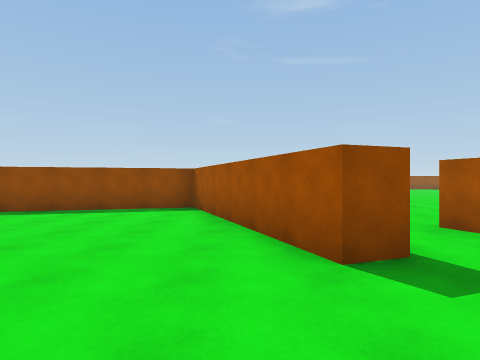
[1] (above)

22 first-person views from a walk through a scene from a Unity 3-D project. The camera is 1.4 m above the floor, looks level and sees 75° across. The floor is counted in squares, 2 m on a side. Each view is taken from the middle of a square. On the plan, view 1 faces up. The plan holds only what a view shows up to about 10 squares ahead; the rest is blank. The place goes on beyond the plan. The player is left out. Surface patterns are stand-ins for the level's own textures.

[2]
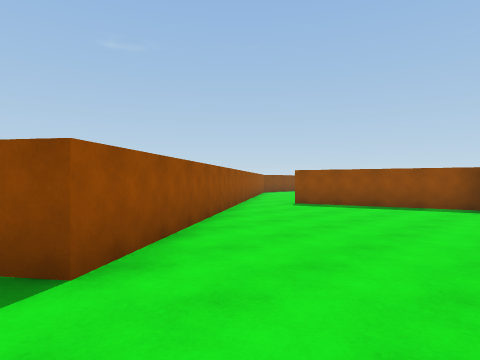

[3]
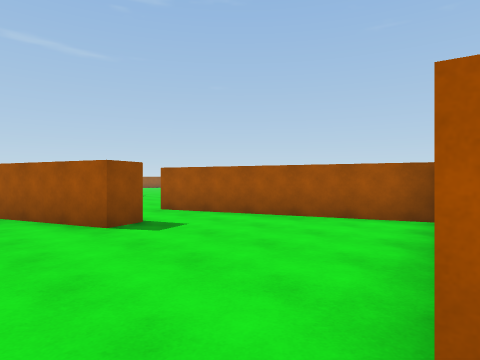

[4]
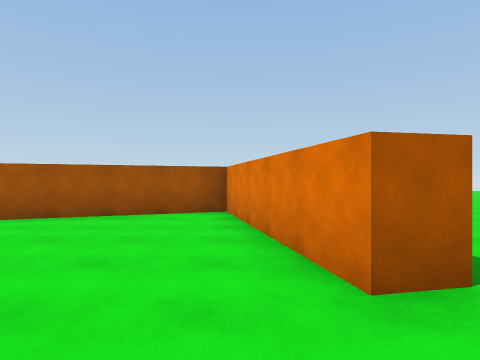

[5]
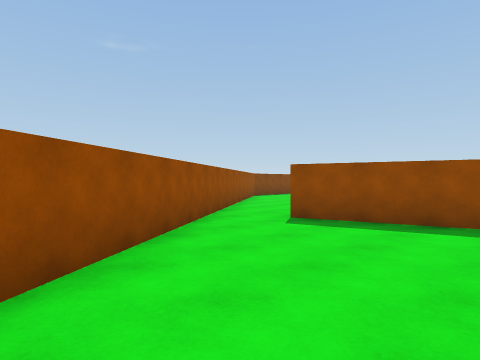

[6]
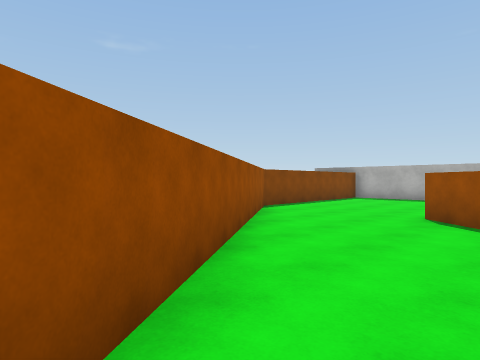

[7]
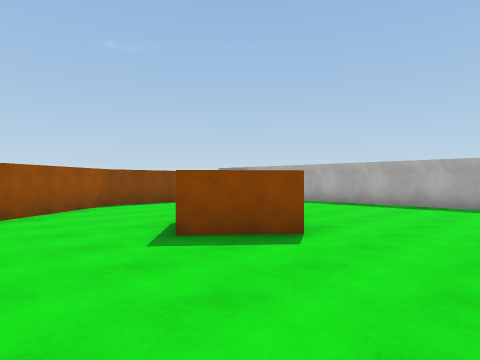

[8]
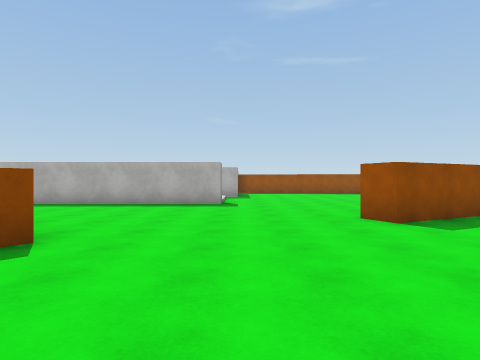

[9]
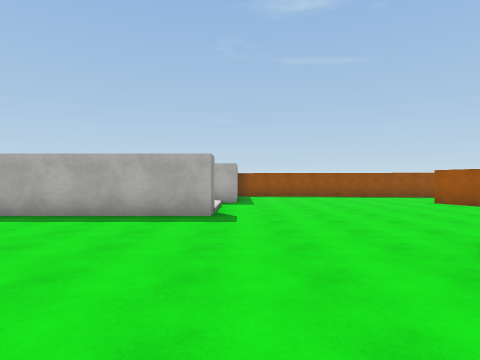

[10]
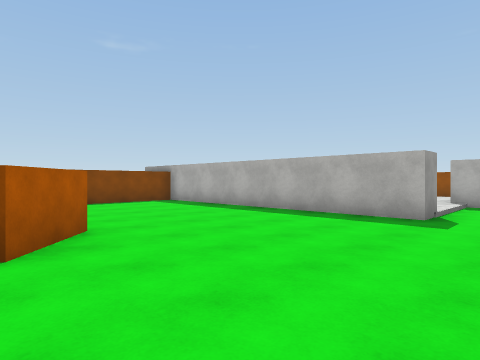

[11]
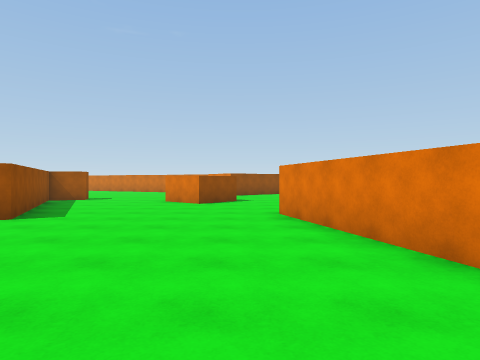

[12]
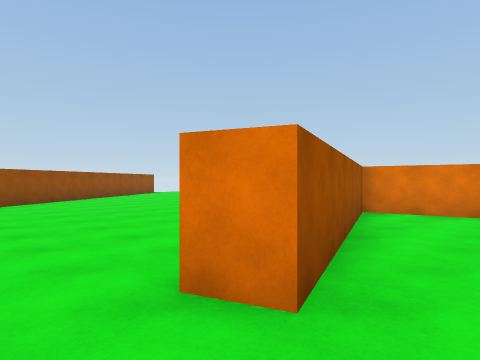

[13]
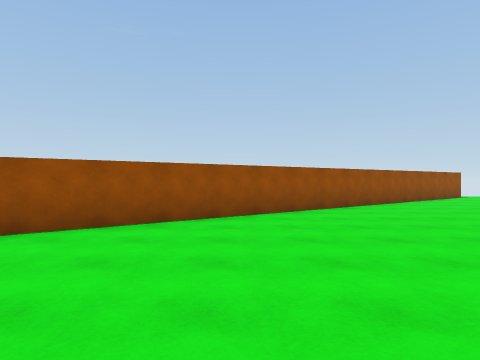

[14]
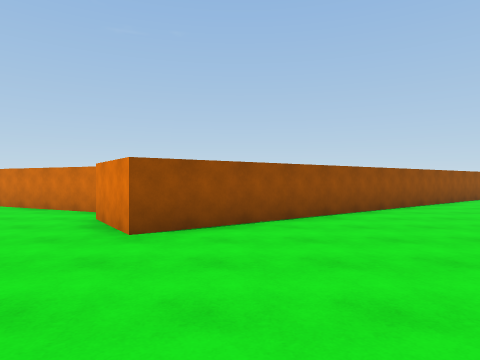

[15]
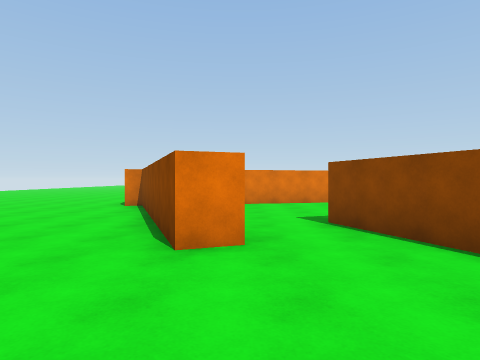

[16]
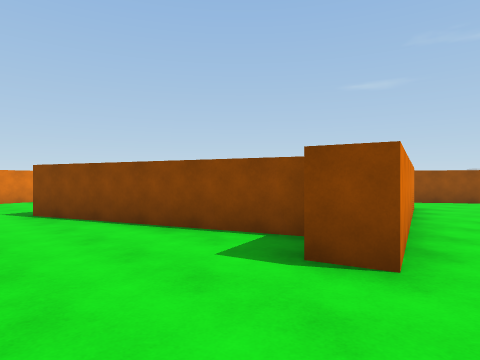

[17]
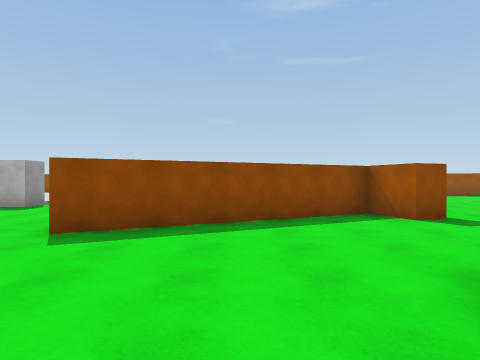

[18]
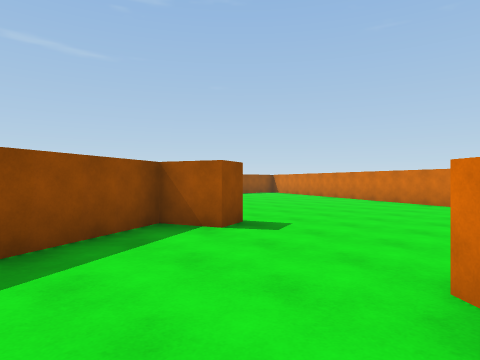

[19]
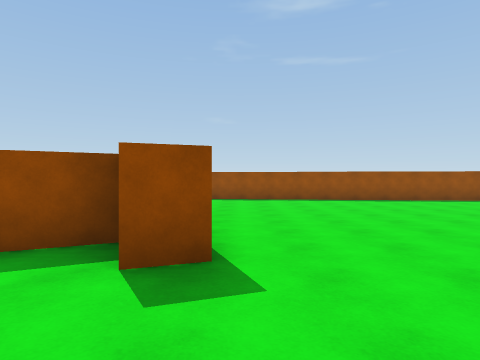

[20]
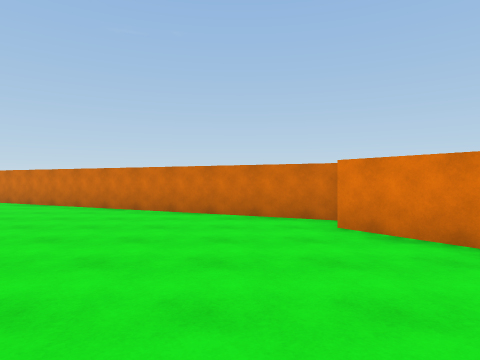

[21]
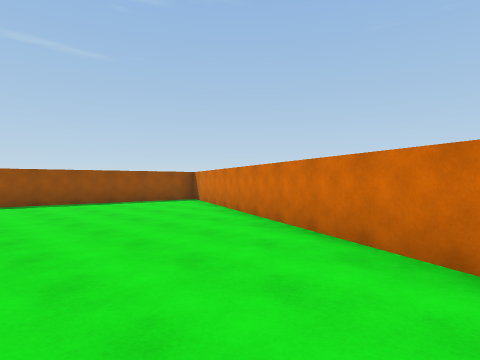

[22]
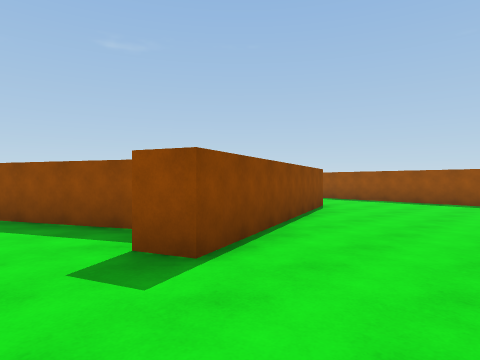

### Floor plan
Points are (right, up) in squares from view 1. A wall is a line through its corners. A room is listed if a view was taken in it or the views show most of it. See-through windows are left out.
Room 1 (views 1, 2, 3, 4, 5, 6)
walls: (1, 4.2) (1.5, 2.8) (0.8, 2.6) (-1.2, 8) (-5.5, 6.8); (0, -2.5) (-0.1, -1.8) (4.9, -0.7) (2.9, 4.6); (-7.1, 6.3) (-2.4, -0.3) (-2.9, -0.7)
ways out: opening at (-6, 7) to room 2; opening at (2, 4) to room 2
Room 2 (views 7, 8, 9, 10, 11, 12, 13, 14, 15, 16, 17, 18)
walls: (4.1, 10.4) (3.2, 11.2) (4.3, 12.5); (-0.3, 7.9) (1, 4.2); (2.1, 15.2) (-0.5, 14) (-0.8, 14.8); (2.9, 4.6) (3.6, 4.9) (5.5, -0.2); (-5.6, 7.6) (0.5, 9.2) (0.7, 8.4); (-6.7, 11.5) (-7.7, 12.4); (-6.6, 13.6) (-5.3, 12.5) (-6.4, 11.2); (3.3, 20.2) (2.8, 21.5); (-3.6, 19) (-3.6, 18.1) (-10.1, 18.1); (5.6, -0.6) (6.1, -0.5); (-3, 21.7) (-4, 21.7); (-11.6, 16.6) (-11.6, 12.5) (-7.1, 6.3); (15, 0.6) (8, 10.4) (8.9, 11.1)
ways out: opening at (-6, 7) to room 1; opening at (2, 4) to room 1; opening at (2, 23) to room 3; opening at (5.2, 12.2) to room 3; opening at (-4, 20.5)
Room 3 (views 19, 20, 21, 22)
walls: (3.6, 21.6) (5.8, 15.7) (5.1, 15.4) (4.7, 16.5) (2.1, 15.2); (13.6, 23.6) (10.3, 24); (8.9, 11.1) (9.7, 11.6); (10.4, 11.3) (15.3, 21.8)
ways out: opening at (2, 23) to room 2; opening at (5.2, 12.2) to room 2

Where each view was taken, in squares from view 1:
view 1: 0 up, 0 right, facing up
view 2: 1 down, 0 right, facing up-left
view 3: 2 down, 1 left, facing up-right
view 4: 1 down, 2 left, facing right
view 5: 2 up, 2 left, facing up-left
view 6: 6 up, 6 left, facing up-left
view 7: 9 up, 3 left, facing up-left
view 8: 9 up, 3 left, facing up
view 9: 12 up, 3 left, facing up
view 10: 12 up, 2 left, facing up-left
view 11: 10 up, 6 left, facing right
view 12: 6 up, 2 right, facing down-right
view 13: 6 up, 5 right, facing right
view 14: 9 up, 4 right, facing right
view 15: 8 up, 3 right, facing down
view 16: 10 up, 3 right, facing down-left
view 17: 10 up, 2 right, facing up
view 18: 12 up, 2 right, facing up-right
view 19: 13 up, 6 right, facing up
view 20: 13 up, 5 right, facing right
view 21: 14 up, 9 right, facing up-right
view 22: 14 up, 8 right, facing up-left
